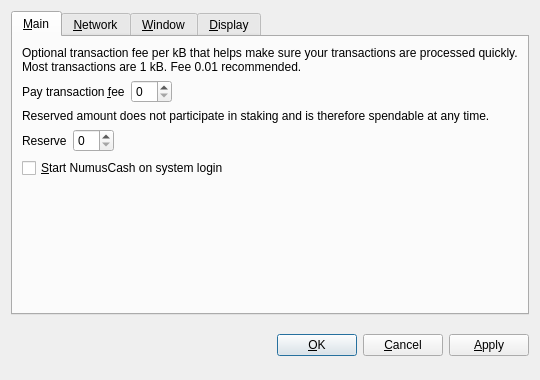
<?xml version="1.0" encoding="UTF-8"?>
<ui version="4.0">
 <class>OptionsDialog</class>
 <widget class="QDialog" name="OptionsDialog">
  <property name="geometry">
   <rect>
    <x>0</x>
    <y>0</y>
    <width>540</width>
    <height>380</height>
   </rect>
  </property>
  <property name="windowTitle">
   <string>Options</string>
  </property>
  <property name="modal">
   <bool>true</bool>
  </property>
  <layout class="QVBoxLayout" name="verticalLayout">
   <item>
    <widget class="QTabWidget" name="tabWidget">
     <property name="tabPosition">
      <enum>QTabWidget::North</enum>
     </property>
     <property name="currentIndex">
      <number>0</number>
     </property>
     <widget class="QWidget" name="tabMain">
      <attribute name="title">
       <string>&amp;Main</string>
      </attribute>
      <layout class="QVBoxLayout" name="verticalLayout_Main">
       <item>
        <widget class="QLabel" name="transactionFeeInfoLabel">
         <property name="text">
          <string>Optional transaction fee per kB that helps make sure your transactions are processed quickly. Most transactions are 1 kB. Fee 0.01 recommended.</string>
         </property>
         <property name="textFormat">
          <enum>Qt::PlainText</enum>
         </property>
         <property name="wordWrap">
          <bool>true</bool>
         </property>
        </widget>
       </item>
       <item>
        <layout class="QHBoxLayout" name="horizontalLayoutFee">
         <item>
          <widget class="QLabel" name="transactionFeeLabel">
           <property name="text">
            <string>Pay transaction &amp;fee</string>
           </property>
           <property name="textFormat">
            <enum>Qt::PlainText</enum>
           </property>
           <property name="buddy">
            <cstring>transactionFee</cstring>
           </property>
          </widget>
         </item>
         <item>
          <widget class="BitcoinAmountField" name="transactionFee"/>
         </item>
         <item>
          <spacer name="horizontalSpacerFee">
           <property name="orientation">
            <enum>Qt::Horizontal</enum>
           </property>
           <property name="sizeHint" stdset="0">
            <size>
             <width>40</width>
             <height>20</height>
            </size>
           </property>
          </spacer>
         </item>
        </layout>
       </item>
       <item>
        <widget class="QLabel" name="reserveBalanceInfoLabel">
         <property name="text">
          <string>Reserved amount does not participate in staking and is therefore spendable at any time.</string>
         </property>
         <property name="textFormat">
          <enum>Qt::PlainText</enum>
         </property>
         <property name="wordWrap">
          <bool>true</bool>
         </property>
        </widget>
       </item>
       <item>
        <layout class="QHBoxLayout" name="horizontalLayoutReserveBalance">
         <item>
          <widget class="QLabel" name="reserveBalanceLabel">
           <property name="text">
            <string>Reserve</string>
           </property>
           <property name="textFormat">
            <enum>Qt::PlainText</enum>
           </property>
           <property name="buddy">
            <cstring>reserveBalance</cstring>
           </property>
          </widget>
         </item>
         <item>
          <widget class="BitcoinAmountField" name="reserveBalance"/>
         </item>
         <item>
          <spacer name="horizontalSpacerReserveBalance">
           <property name="orientation">
            <enum>Qt::Horizontal</enum>
           </property>
           <property name="sizeHint" stdset="0">
            <size>
             <width>40</width>
             <height>20</height>
            </size>
           </property>
          </spacer>
         </item>
        </layout>
       </item>
       <item>
        <widget class="QCheckBox" name="bitcoinAtStartup">
         <property name="toolTip">
          <string>Automatically start NumusCash after logging in to the system.</string>
         </property>
         <property name="text">
          <string>&amp;Start NumusCash on system login</string>
         </property>
        </widget>
       </item>
       <item>
        <spacer name="verticalSpacer_Main">
         <property name="orientation">
          <enum>Qt::Vertical</enum>
         </property>
         <property name="sizeHint" stdset="0">
          <size>
           <width>20</width>
           <height>40</height>
          </size>
         </property>
        </spacer>
       </item>
      </layout>
     </widget>
     <widget class="QWidget" name="tabNetwork">
      <attribute name="title">
       <string>&amp;Network</string>
      </attribute>
      <layout class="QVBoxLayout" name="verticalLayout_Network">
       <item>
        <widget class="QCheckBox" name="mapPortUpnp">
         <property name="toolTip">
          <string>Automatically open the NumusCash client port on the router. This only works when your router supports UPnP and it is enabled.</string>
         </property>
         <property name="text">
          <string>Map port using &amp;UPnP</string>
         </property>
        </widget>
       </item>
       <item>
        <widget class="QCheckBox" name="connectSocks">
         <property name="toolTip">
          <string>Connect to the NumusCash network through a SOCKS proxy (e.g. when connecting through Tor).</string>
         </property>
         <property name="text">
          <string>&amp;Connect through SOCKS proxy:</string>
         </property>
        </widget>
       </item>
       <item>
        <layout class="QHBoxLayout" name="horizontalLayout_Network">
         <item>
          <widget class="QLabel" name="proxyIpLabel">
           <property name="text">
            <string>Proxy &amp;IP:</string>
           </property>
           <property name="textFormat">
            <enum>Qt::PlainText</enum>
           </property>
           <property name="buddy">
            <cstring>proxyIp</cstring>
           </property>
          </widget>
         </item>
         <item>
          <widget class="QValidatedLineEdit" name="proxyIp">
           <property name="maximumSize">
            <size>
             <width>140</width>
             <height>16777215</height>
            </size>
           </property>
           <property name="toolTip">
            <string>IP address of the proxy (e.g. 127.0.0.1)</string>
           </property>
          </widget>
         </item>
         <item>
          <widget class="QLabel" name="proxyPortLabel">
           <property name="text">
            <string>&amp;Port:</string>
           </property>
           <property name="textFormat">
            <enum>Qt::PlainText</enum>
           </property>
           <property name="buddy">
            <cstring>proxyPort</cstring>
           </property>
          </widget>
         </item>
         <item>
          <widget class="QLineEdit" name="proxyPort">
           <property name="maximumSize">
            <size>
             <width>55</width>
             <height>16777215</height>
            </size>
           </property>
           <property name="toolTip">
            <string>Port of the proxy (e.g. 9050)</string>
           </property>
          </widget>
         </item>
         <item>
          <widget class="QLabel" name="socksVersionLabel">
           <property name="text">
            <string>SOCKS &amp;Version:</string>
           </property>
           <property name="textFormat">
            <enum>Qt::PlainText</enum>
           </property>
           <property name="buddy">
            <cstring>socksVersion</cstring>
           </property>
          </widget>
         </item>
         <item>
          <widget class="QValueComboBox" name="socksVersion">
           <property name="toolTip">
            <string>SOCKS version of the proxy (e.g. 5)</string>
           </property>
          </widget>
         </item>
         <item>
          <spacer name="horizontalSpacer_Network">
           <property name="orientation">
            <enum>Qt::Horizontal</enum>
           </property>
           <property name="sizeHint" stdset="0">
            <size>
             <width>40</width>
             <height>20</height>
            </size>
           </property>
          </spacer>
         </item>
        </layout>
       </item>
       <item>
        <spacer name="verticalSpacer_Network">
         <property name="orientation">
          <enum>Qt::Vertical</enum>
         </property>
         <property name="sizeHint" stdset="0">
          <size>
           <width>20</width>
           <height>40</height>
          </size>
         </property>
        </spacer>
       </item>
      </layout>
     </widget>
     <widget class="QWidget" name="tabWindow">
      <attribute name="title">
       <string>&amp;Window</string>
      </attribute>
      <layout class="QVBoxLayout" name="verticalLayout_Window">
       <item>
        <widget class="QCheckBox" name="minimizeToTray">
         <property name="toolTip">
          <string>Show only a tray icon after minimizing the window.</string>
         </property>
         <property name="text">
          <string>&amp;Minimize to the tray instead of the taskbar</string>
         </property>
        </widget>
       </item>
       <item>
        <widget class="QCheckBox" name="minimizeOnClose">
         <property name="toolTip">
          <string>Minimize instead of exit the application when the window is closed. When this option is enabled, the application will be closed only after selecting Quit in the menu.</string>
         </property>
         <property name="text">
          <string>M&amp;inimize on close</string>
         </property>
        </widget>
       </item>
       <item>
        <spacer name="verticalSpacer_Window">
         <property name="orientation">
          <enum>Qt::Vertical</enum>
         </property>
         <property name="sizeHint" stdset="0">
          <size>
           <width>20</width>
           <height>40</height>
          </size>
         </property>
        </spacer>
       </item>
      </layout>
     </widget>
     <widget class="QWidget" name="tabDisplay">
      <attribute name="title">
       <string>&amp;Display</string>
      </attribute>
      <layout class="QVBoxLayout" name="verticalLayout_Display">
       <item>
        <layout class="QHBoxLayout" name="horizontalLayout_1_Display">
         <item>
          <widget class="QLabel" name="langLabel">
           <property name="text">
            <string>User Interface &amp;language:</string>
           </property>
           <property name="textFormat">
            <enum>Qt::PlainText</enum>
           </property>
           <property name="buddy">
            <cstring>lang</cstring>
           </property>
          </widget>
         </item>
         <item>
          <widget class="QValueComboBox" name="lang">
           <property name="toolTip">
            <string>The user interface language can be set here. This setting will take effect after restarting NumusCash.</string>
           </property>
          </widget>
         </item>
        </layout>
       </item>
       <item>
        <layout class="QHBoxLayout" name="horizontalLayout_2_Display">
         <item>
          <widget class="QLabel" name="unitLabel">
           <property name="text">
            <string>&amp;Unit to show amounts in:</string>
           </property>
           <property name="textFormat">
            <enum>Qt::PlainText</enum>
           </property>
           <property name="buddy">
            <cstring>unit</cstring>
           </property>
          </widget>
         </item>
         <item>
          <widget class="QValueComboBox" name="unit">
           <property name="toolTip">
            <string>Choose the default subdivision unit to show in the interface and when sending coins.</string>
           </property>
          </widget>
         </item>
        </layout>
       </item>
       <item>
        <widget class="QCheckBox" name="displayAddresses">
         <property name="toolTip">
          <string>Whether to show NumusCash addresses in the transaction list or not.</string>
         </property>
         <property name="text">
          <string>&amp;Display addresses in transaction list</string>
         </property>
        </widget>
       </item>
       <item>
        <widget class="QCheckBox" name="coinControlFeatures">
         <property name="toolTip">
          <string>Whether to show coin control features or not.</string>
         </property>
         <property name="text">
          <string>Display coin &amp;control features (experts only!)</string>
         </property>
        </widget>
       </item>
       <item>
        <spacer name="verticalSpacer_Display">
         <property name="orientation">
          <enum>Qt::Vertical</enum>
         </property>
         <property name="sizeHint" stdset="0">
          <size>
           <width>20</width>
           <height>40</height>
          </size>
         </property>
        </spacer>
       </item>
      </layout>
     </widget>
    </widget>
   </item>
   <item>
    <layout class="QHBoxLayout" name="horizontalLayout_Buttons">
     <item>
      <spacer name="horizontalSpacer_1">
       <property name="orientation">
        <enum>Qt::Horizontal</enum>
       </property>
       <property name="sizeHint" stdset="0">
        <size>
         <width>40</width>
         <height>48</height>
        </size>
       </property>
      </spacer>
     </item>
     <item>
      <widget class="QLabel" name="statusLabel">
       <property name="font">
        <font>
         <weight>75</weight>
         <bold>true</bold>
        </font>
       </property>
       <property name="text">
        <string/>
       </property>
       <property name="textFormat">
        <enum>Qt::PlainText</enum>
       </property>
       <property name="wordWrap">
        <bool>true</bool>
       </property>
      </widget>
     </item>
     <item>
      <spacer name="horizontalSpacer_2">
       <property name="orientation">
        <enum>Qt::Horizontal</enum>
       </property>
       <property name="sizeHint" stdset="0">
        <size>
         <width>40</width>
         <height>48</height>
        </size>
       </property>
      </spacer>
     </item>
     <item>
      <widget class="QPushButton" name="okButton">
       <property name="text">
        <string>&amp;OK</string>
       </property>
      </widget>
     </item>
     <item>
      <widget class="QPushButton" name="cancelButton">
       <property name="text">
        <string>&amp;Cancel</string>
       </property>
       <property name="autoDefault">
        <bool>false</bool>
       </property>
      </widget>
     </item>
     <item>
      <widget class="QPushButton" name="applyButton">
       <property name="text">
        <string>&amp;Apply</string>
       </property>
       <property name="autoDefault">
        <bool>false</bool>
       </property>
      </widget>
     </item>
    </layout>
   </item>
  </layout>
 </widget>
 <customwidgets>
  <customwidget>
   <class>BitcoinAmountField</class>
   <extends>QSpinBox</extends>
   <header>bitcoinamountfield.h</header>
  </customwidget>
  <customwidget>
   <class>QValueComboBox</class>
   <extends>QComboBox</extends>
   <header>qvaluecombobox.h</header>
  </customwidget>
  <customwidget>
   <class>QValidatedLineEdit</class>
   <extends>QLineEdit</extends>
   <header>qvalidatedlineedit.h</header>
  </customwidget>
 </customwidgets>
 <resources/>
 <connections/>
</ui>
